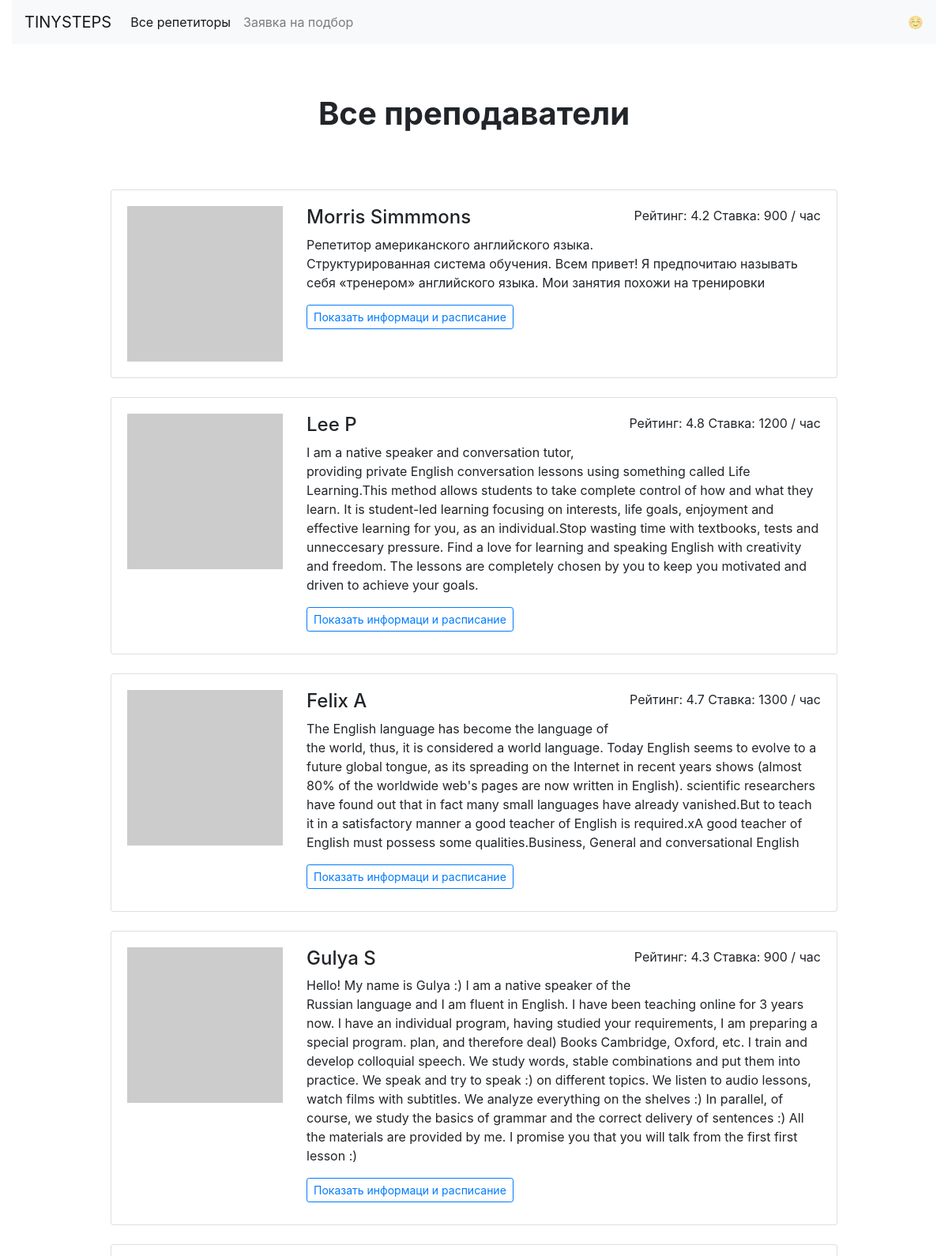
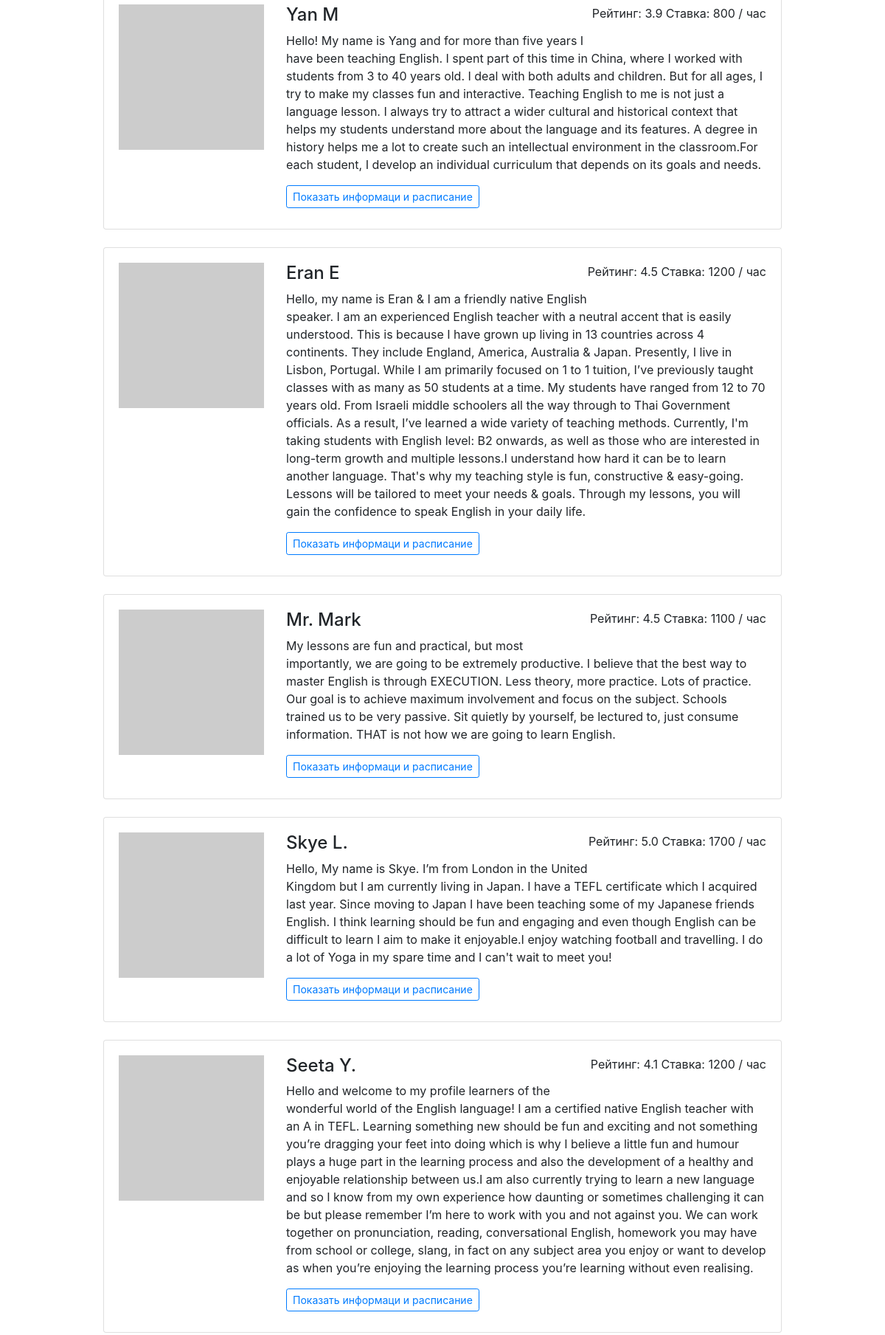
Page /all/ (upper part) on the committed database (2 pictures, top to bottom).
### models.py (models this page shows, shortened)
class Teachers(db.Model):
    __tablename__ = 'teachers'
    id = db.Column(db.Integer, primary_key=True)
    name = db.Column(db.String(40), nullable=False)
    about = db.Column(db.Text, nullable=False)
    goals = db.Column(db.String(64), nullable=False)
    picture = db.Column(db.String(64), nullable=False)
    rating = db.Column(db.Float, nullable=False)
    price = db.Column(db.Integer, nullable=False)
    schedule = db.Column(db.Text, nullable=False)
    students = db.relationship('Bookings', backref='teacher', lazy='dynamic')

### app.py (the view)
@app.route('/all/')
def all():
    with app.app_context():
        db.create_all()
        teachers = db.session.query(Teachers).all()
    return render_template("all.html", teachers=teachers)

### app.py (called while the page is built)
@app.context_processor
def schedule():
    def _schedule(hour, day):
        bool_hour = []
        for key in day.keys():
            bool_hour.append({key: day[key][hour]})
        return bool_hour
    return dict(schedule=_schedule)

### templates/all.html (shortened to what this page needs)
{% extends 'base.html' %}
{% block body %}
  <main class="container mt-3">
    <h1 class="h1 text-center w-50 mx-auto mt-1 py-5 mb-4"><strong>Все преподаватели </strong></h1>
      <div class="row">
      <div class="col-12 col-lg-10 offset-lg-1 m-auto">
        {% for teacher in teachers %}
        <div class="card mb-4">
          <div class="card-body">
            <div class="row">
              <div class="col-3"><img src="{{ teacher.picture }}" class="img-fluid" alt=""></div>
              <div class="col-9">
                <p class="float-right">Рейтинг: {{ teacher.rating }} Ставка: {{ teacher.price }} / час</p>
                <h2 class="h4">{{ teacher.name }}</h2>
                <p>{{ teacher.about }}</p>
                <a href="/profiles/{{ teacher.id }}/" class="btn btn-outline-primary btn-sm mr-3 mb-2">Показать информаци и расписание</a>
              </div>
            </div>
          </div>
        </div>
        {% endfor %}
      </div>
    </div>
  </main>
{% endblock %}

### rows in the picture
Teachers: rating "4.2", price "900", name "Morris Simmmons", about "Репетитор американского английского языка. Структурированная система обучения. Всем привет! Я предпочитаю называть себя «тренером» английского языка. Мои занятия похожи на тренировки"
Teachers: rating "4.8", price "1200", name "Lee P", about "I am a native speaker and conversation tutor, providing private English conversation lessons using something called Life Learning.This method allows students to take complete control of how and what they learn. It is student-led learning focusing on interests, life goals, enjoyment and effective learning for you, as an individual.Stop wasting time with textbooks, tests and unneccesary pressure. Find a love for learning and speaking English with creativity and freedom. The lessons are completely chosen by you to keep you motivated and driven to achieve your goals."
Teachers: rating "4.7", price "1300", name "Felix A", about "The English language has become the language of the world, thus, it is considered a world language. Today English seems to evolve to a future global tongue, as its spreading on the Internet in recent years shows (almost 80% of the worldwide web's pages are now written in English). scientific researchers have found out that in fact many small languages have already vanished.But to teach it in a satisfactory manner a good teacher of English is required.xA good teacher of English must possess some qualities.Business, General and conversational English"
Teachers: rating "4.3", price "900", name "Gulya S", about "Hello! My name is Gulya :) I am a native speaker of the Russian language and I am fluent in English. I have been teaching online for 3 years now. I have an individual program, having studied your requirements, I am preparing a special program. plan, and therefore deal) Books Cambridge, Oxford, etc. I train and develop colloquial speech. We study words, stable combinations and put them into practice. We speak and try to speak :) on different topics. We listen to audio lessons, watch films with subtitles. We analyze everything on the shelves :) In parallel, of course, we study the basics of grammar and the correct delivery of sentences :) All the materials are provided by me. I promise you…"
Teachers: rating "3.9", price "800", name "Yan M", about "Hello! My name is Yang and for more than five years I have been teaching English. I spent part of this time in China, where I worked with students from 3 to 40 years old. I deal with both adults and children. But for all ages, I try to make my classes fun and interactive. Teaching English to me is not just a language lesson. I always try to attract a wider cultural and historical context that helps my students understand more about the language and its features. A degree in history helps me a lot to create such an intellectual environment in the classroom.For each student, I develop an individual curriculum that depends on its goals and needs."
Teachers: rating "4.5", price "1200", name "Eran E", about "Hello, my name is Eran & I am a friendly native English speaker. I am an experienced English teacher with a neutral accent that is easily understood. This is because I have grown up living in 13 countries across 4 continents. They include England, America, Australia & Japan. Presently, I live in Lisbon, Portugal. While I am primarily focused on 1 to 1 tuition, I’ve previously taught classes with as many as 50 students at a time. My students have ranged from 12 to 70 years old. From Israeli middle schoolers all the way through to Thai Government officials. As a result, I’ve learned a wide variety of teaching methods. Currently, I'm taking students with English level: B2 onwards, as well as…"
Teachers: rating "4.5", price "1100", name "Mr. Mark", about "My lessons are fun and practical, but most importantly, we are going to be extremely productive. I believe that the best way to master English is through EXECUTION. Less theory, more practice. Lots of practice. Our goal is to achieve maximum involvement and focus on the subject. Schools trained us to be very passive. Sit quietly by yourself, be lectured to, just consume information. THAT is not how we are going to learn English."
Teachers: rating "5.0", price "1700", name "Skye L.", about "Hello, My name is Skye. I’m from London in the United Kingdom but I am currently living in Japan. I have a TEFL certificate which I acquired last year. Since moving to Japan I have been teaching some of my Japanese friends English. I think learning should be fun and engaging and even though English can be difficult to learn I aim to make it enjoyable.I enjoy watching football and travelling. I do a lot of Yoga in my spare time and I can't wait to meet you!"
Teachers: rating "4.1", price "1200", name "Seeta Y.", about "Hello and welcome to my profile learners of the wonderful world of the English language! I am a certified native English teacher with an A in TEFL. Learning something new should be fun and exciting and not something you’re dragging your feet into doing which is why I believe a little fun and humour plays a huge part in the learning process and also the development of a healthy and enjoyable relationship between us.I am also currently trying to learn a new language and so I know from my own experience how daunting or sometimes challenging it can be but please remember I’m here to work with you and not against you. We can work together on pronunciation, reading, conversational English,…"
